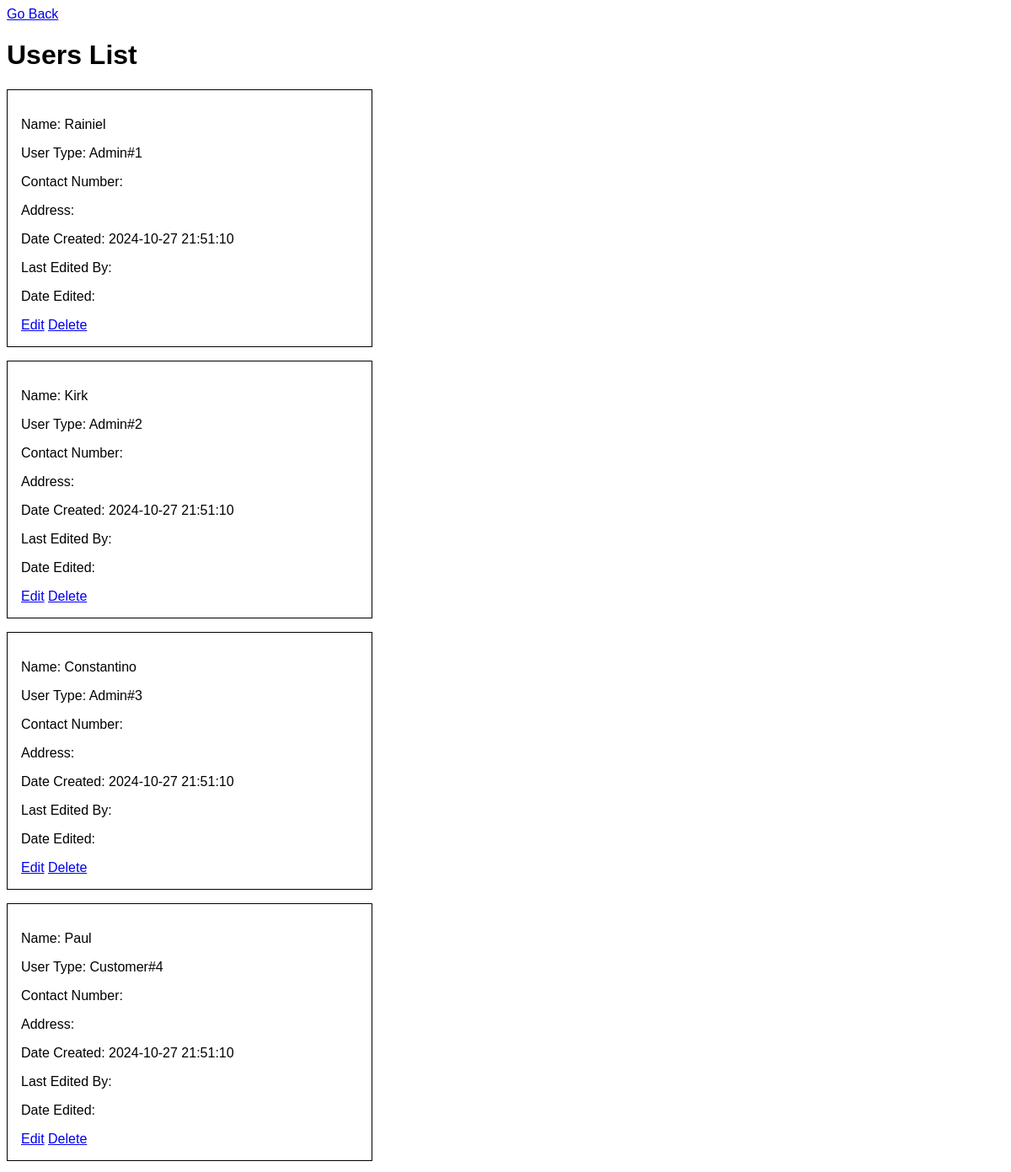
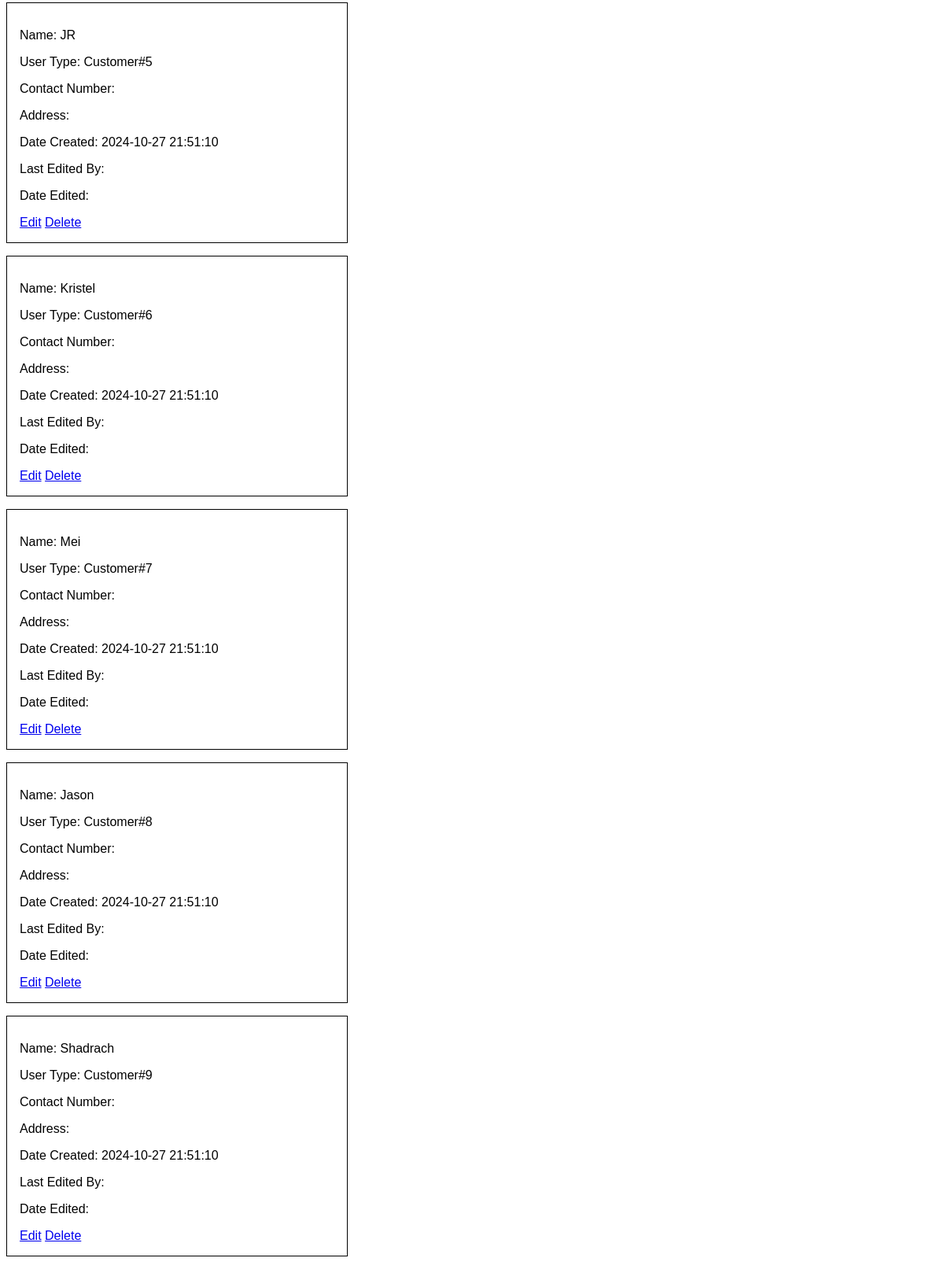
Screenshot of /users/viewUsers.php (signed in) with the database file from the repository (2 pictures, top to bottom).
### tables this page shows
create table users(
  user_id int auto_increment,
  primary key (user_id),
  user_name varchar(255),
  user_password varchar(255),
  user_type varchar(255),
  user_contact varchar(255),
  user_address varchar(255),
  date_created timestamp default current_timestamp,
  edited_by int, foreign key (edited_by) references users(user_id),
  date_edited timestamp null
  );

### core/models.php (called while the page is built, shortened)
<?php
  function getAllUsers($pdo){
    $sql = "SELECT * from users";
    $stmt = $pdo->prepare($sql);
    $execute = $stmt->execute();
    if($execute){
      return $stmt->fetchAll();
    }
  }
?>

### users/viewUsers.php (the view, shortened to what this page needs)
<?php
  require_once '../core/dbConfig.php';
  require_once '../core/models.php';
?>
<!DOCTYPE html>
<html lang="en">
<head>
  <link rel="stylesheet" href="../core/style.css?<?php echo time()?>">
</head>
<body>
  <a href="../index.php">Go Back</a>
  <h1>Users List</h1>
  <?php
    $getAllUsers = getAllUsers($pdo);
    foreach($getAllUsers as $row){?>
      <div class="userDiv">
        <p>Name: <?php echo $row['user_name']?></p>
        <p>User Type: <?php echo $row['user_type']?>#<?php echo $row['user_id']?></p>
        <p>Contact Number: <?php echo $row['user_contact']?></p>
        <p>Address: <?php echo $row['user_address']?></p>
        <p>Date Created: <?php echo $row['date_created']?></p>
        <p>Last Edited By:
        </p>
        <p>Date Edited: <?php echo $row['date_edited']?></p>
        <a href="editUser.php?userID=<?php echo $row['user_id']?>">Edit</a>
        <a href="deleteUser.php?userID=<?php echo $row['user_id']?>">Delete</a>
      </div>
    <?php }?>
</body>
</html>

### core/style.css (style rules this page uses)
* { font-family: Arial, Helvetica, sans-serif; }
.userDiv, .editing-form { padding: 1rem; border: 1px solid; width: 25rem; margin-top: 1rem; margin-bottom: 1rem; }

### rows the page displays
users: user_name "Rainiel", user_type "Admin", user_id "1", date_created "2024-10-27 21:51:10"
users: user_name "Kirk", user_type "Admin", user_id "2", date_created "2024-10-27 21:51:10"
users: user_name "Constantino", user_type "Admin", user_id "3", date_created "2024-10-27 21:51:10"
users: user_name "Paul", user_type "Customer", user_id "4", date_created "2024-10-27 21:51:10"
users: user_name "JR", user_type "Customer", user_id "5", date_created "2024-10-27 21:51:10"
users: user_name "Kristel", user_type "Customer", user_id "6", date_created "2024-10-27 21:51:10"
users: user_name "Mei", user_type "Customer", user_id "7", date_created "2024-10-27 21:51:10"
users: user_name "Jason", user_type "Customer", user_id "8", date_created "2024-10-27 21:51:10"
users: user_name "Shadrach", user_type "Customer", user_id "9", date_created "2024-10-27 21:51:10"
